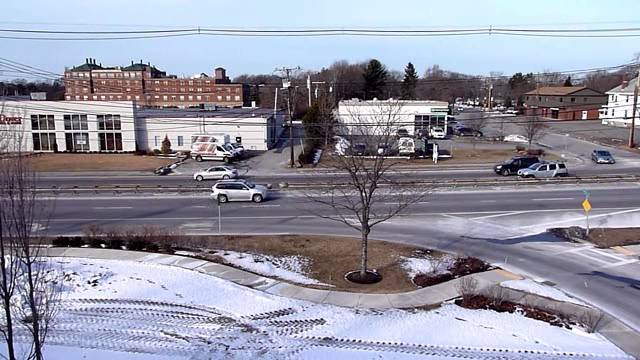
#> input picture frame 50 of clase4_tp/carsRt9_3.avi, 640 x 360 px
$ python backgroundSubtractor.py
#> lines starting #> are read from the running program, lines starting #| are printed output that depends on the picture; after the words box and inside, x2 and y2 are one past the last pixel; in counts of white or black regions, pixels touching at a corner belong together
import numpy as np
import cv2
import sys
import time as tm

video_path = 'carsRt9_3.avi'
cv2.ocl.setUseOpenCL(False)


#read video file
cap = cv2.VideoCapture(video_path)

fgbg = cv2.createBackgroundSubtractorMOG2()


while (cap.isOpened):

    #if ret is true than no error with cap.isOpened
    ret, frame = cap.read()
#> frame is the input picture: shape (360, 640, 3); mean B, G, R 162.3, 147.8, 147.6

    if ret==True:

        #apply background substraction
        fgmask = fgbg.apply(frame)
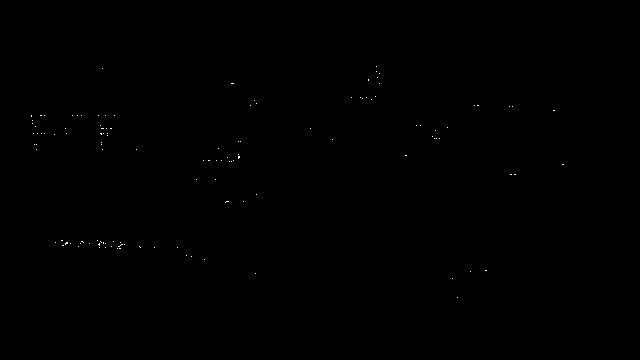
#> fgmask: shape (360, 640); values 127 (black) and 255 (white), 0.07% white in thin lines or dots, all inside (x1, y1, x2, y2) = (31, 66, 564, 298)

        (contours, hierarchy) = cv2.findContours(fgmask.copy(), cv2.RETR_EXTERNAL,cv2.CHAIN_APPROX_SIMPLE)
#> contours = [[[0, 0], [0, 359], [639, 359], [639, 0]]]

        #looping for contours
        for c in contours:
            if cv2.contourArea(c) < 500:
                continue

            #get bounding box from countour
            (x, y, w, h) = cv2.boundingRect(c)

            #draw bounding box
            cv2.rectangle(frame, (x, y), (x + w, y + h), (0, 255, 0), 2)
#> this loop made 1 pass
#> (c, x, y, w, h) on pass 1: ([[0, 0], [0, 359], [639, 359], [639, 0]], 0, 0, 640, 360)
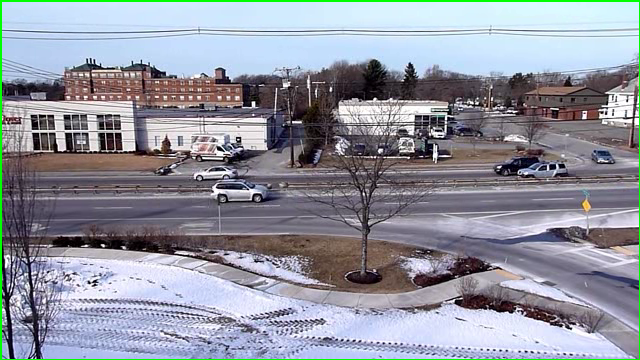
#> frame: shape (360, 640, 3); 1.3% of pixels changed, all inside (x1, y1, x2, y2) = (0, 0, 640, 360)

        cv2.imshow('foreground and background',fgmask)
        tm.sleep(0.05)
        cv2.imshow('rgb',frame)
        if cv2.waitKey(1) & 0xFF == ord("q"):
#> (key q is pressed here)
            break


cap.release()
cv2.destroyAllWindows()

$ run again, starting later in the video
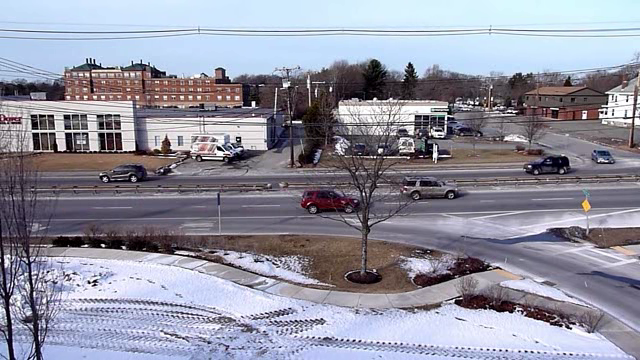
#> input picture frame 225 of clase4_tp/carsRt9_3.avi, 640 x 360 px
#> frame is the input picture: shape (360, 640, 3); mean B, G, R 159.9, 145.3, 145.2
#> `fgmask = fgbg.apply(frame)`:
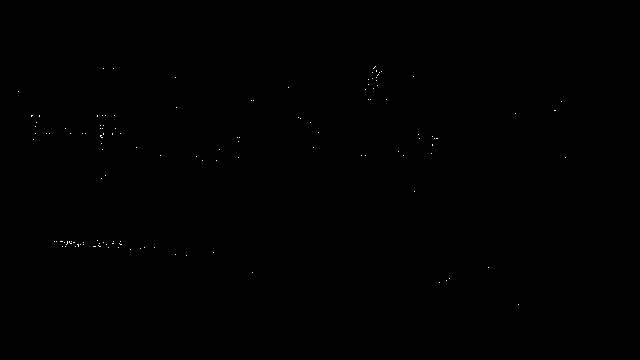
#> fgmask: shape (360, 640); values 127 (black) and 255 (white), 0.07% white in thin lines or dots, all inside (x1, y1, x2, y2) = (18, 66, 566, 305)
#> contours = [[[0, 0], [0, 359], [639, 359], [639, 0]]]
#> the loop `for c in contours:` made 1 pass
#> (c, x, y, w, h) on pass 1: ([[0, 0], [0, 359], [639, 359], [639, 0]], 0, 0, 640, 360)
#> after the loop `for c in contours:`:
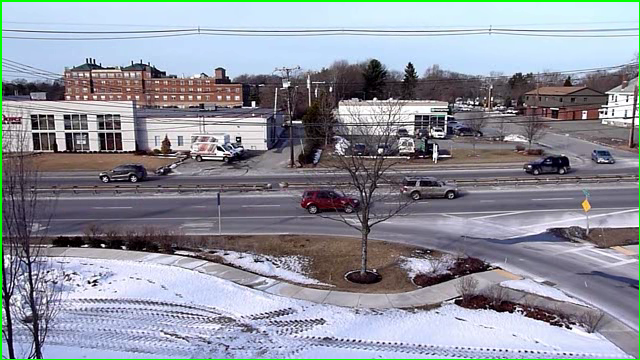
#> frame: shape (360, 640, 3); 1.3% of pixels changed, all inside (x1, y1, x2, y2) = (0, 0, 640, 360)

$ run again, starting later in the video
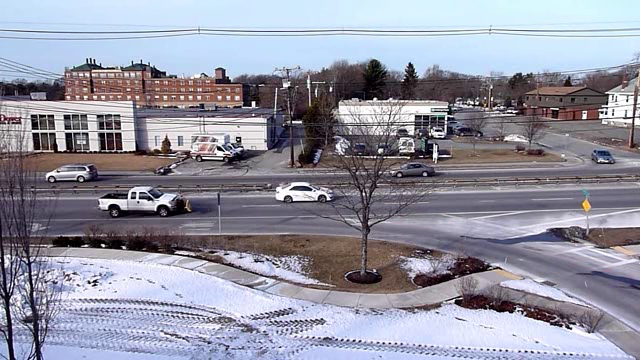
#> input picture frame 400 of clase4_tp/carsRt9_3.avi, 640 x 360 px
#> frame is the input picture: shape (360, 640, 3); mean B, G, R 162.1, 147.5, 147.4
#> `fgmask = fgbg.apply(frame)`:
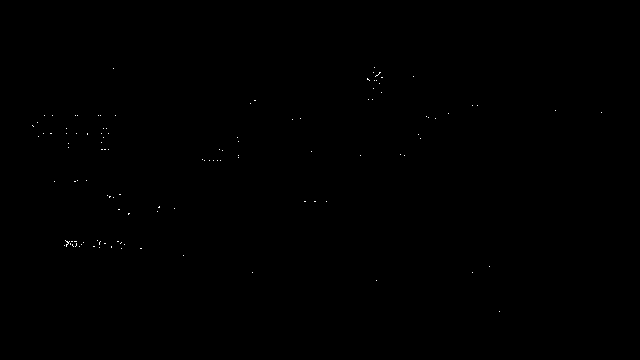
#> fgmask: shape (360, 640); values 127 (black) and 255 (white), 0.07% white in thin lines or dots, all inside (x1, y1, x2, y2) = (32, 67, 602, 312)
#> contours = [[[0, 0], [0, 359], [639, 359], [639, 0]]]
#> the loop `for c in contours:` made 1 pass
#> (c, x, y, w, h) on pass 1: ([[0, 0], [0, 359], [639, 359], [639, 0]], 0, 0, 640, 360)
#> after the loop `for c in contours:`:
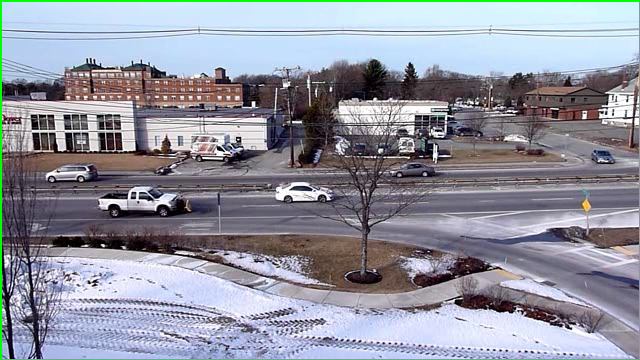
#> frame: shape (360, 640, 3); 1.3% of pixels changed, all inside (x1, y1, x2, y2) = (0, 0, 640, 360)
